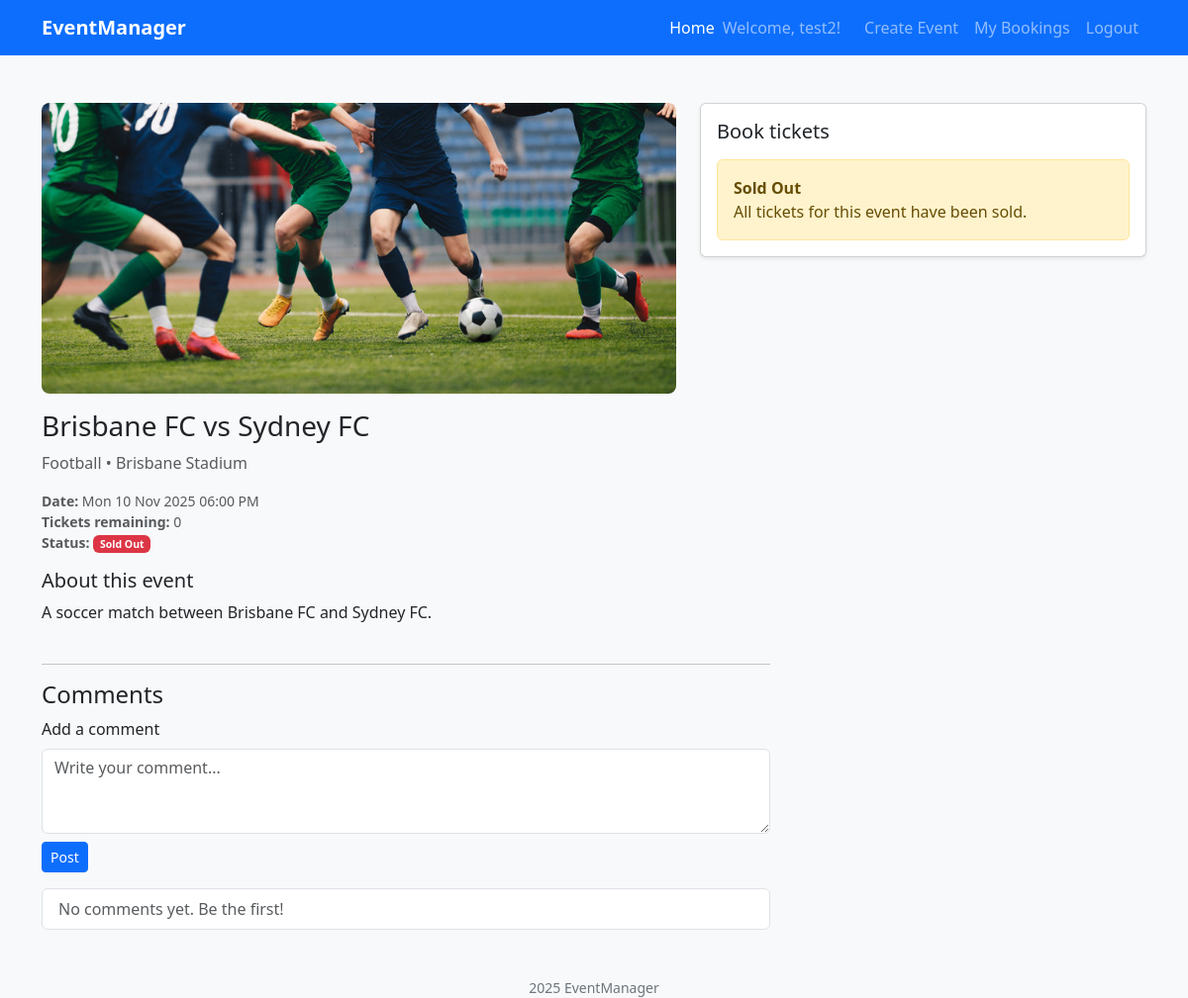
The page /event/1 (signed in) on the database its author committed.
### website/models.py (models this page shows)
class User(db.Model, UserMixin):
    __tablename__ = 'users'
    id = db.Column(db.Integer,primary_key=True)
    username = db.Column(db.String(100), index=True, unique=True, nullable=False)
    fullname = db.Column(db.String(100))
    emailid = db.Column(db.String(100), index=True, nullable=False)
    address = db.Column(db.String(50))
    contact = db.Column(db.Integer)
    password_hash = db.Column(db.String(255), nullable=False)
    comments = db.relationship('Comment', backref='user')
    orders = db.relationship('Order', backref='user')

class Event(db.Model):
    __tablename__ = 'event'
    id = db.Column(db.Integer, primary_key=True)
    eventname = db.Column(db.String(80)) #
    category = db.Column(db.String(80)) #picklist
    description = db.Column(db.String(250))
    eventdate = db.Column (db.DateTime) #need to be adjusted
    starttime = db.Column (db.DateTime) #need to be adjusted
    endtime = db.Column (db.DateTime) #need to be adjusted
    venue = db.Column(db.String(80))
    image = db.Column(db.String(80))
    numticket = db.Column (db.Integer)
    orders = db.relationship('Order', backref='event')
    owner_id = db.Column(db.Integer, db.ForeignKey('users.id'), nullable=False)
    status   = db.Column(db.String(20), default='Open')
    comments = db.relationship(
    'Comment',
    backref='event',
    lazy='dynamic',
    cascade='all, delete-orphan',
    order_by="desc(Comment.created_at)")

### website/views.py (the view, shortened to what this page needs)
@main_bp.route('/event/<int:event_id>', methods=['GET', 'POST'])
def event(event_id):
    form = BookingForm()
    comment_form = CommentForm()
    ev = Event.query.get_or_404(event_id)
    ticket_prices = {
            'Standard': 50.0,
            'Premium': 100.0,
            'Family': 150.0
        }
    comments = ev.comments.all()
    return render_template(
        'event.html',
        event=ev,
        comment_form=comment_form,
        comments=comments,
        booking_form=form,
        ticket_prices=ticket_prices
    )

### website/forms.py
class BookingForm(FlaskForm):
    ticketQty = IntegerField("Number of Tickets", validators=[InputRequired()])
    ticketType = SelectField("Ticket Type", choices=[("Standard", "Standard"), ("Premium", "Premium"), ("Family", "Family")], validators=[InputRequired()])
    submit = SubmitField("Book Now")

class CommentForm(FlaskForm):
    text = TextAreaField(
        "Add a comment",
        validators=[InputRequired(), Length(max=400)]
    )
    submit = SubmitField("Post")

### website/templates/event.html (shortened to what this page needs)
{% extends "base.html" %}
{% block content %}
<section class="container py-5">
  <div class="row g-4 align-items-start">
    <div class="col-12 col-lg-7">
      {% if event and event.image %}
        {% if event.image.startswith('http') %}
          <img src="{{ event.image }}" class="w-100 rounded-3 mb-3" alt="{{ event.eventname }}">
        {% else %}
          <img src="{{ url_for('static', filename='img/' ~ event.image) }}" class="w-100 rounded-3 mb-3" alt="{{ event.eventname }}">
        {% endif %}
      {% endif %}
      <h1 class="h3 mb-2">{{ event.eventname if event else 'Event' }}</h1>
      <p class="text-muted mb-3">
        {% if event %}{{ event.category }} • {{ event.venue }}{% endif %}
      </p>
      <ul class="list-unstyled small text-muted">
        {% if event and event.eventdate %}
          <li><strong>Date:</strong> {{ event.eventdate.strftime('%a %d %b %Y %I:%M %p') }}</li>
        {% endif %}
        {% if event and event.numticket is not none %}
          <li><strong>Tickets remaining:</strong> {{ event.numticket }}</li>
        {% endif %}
        {% if event %}
          <li><strong>Status:</strong>
            <span class="badge
              {% if event.status == 'Open' %}bg-success
              {% elif event.status == 'Sold Out' %}bg-danger
              {% else %}bg-secondary{% endif %}">
              {{ event.status }}
            </span>
          </li>
        {% endif %}
      </ul>
      {% if event and event.description %}
        <div class="mt-3">
          <h2 class="h5">About this event</h2>
          <p class="mb-0">{{ event.description }}</p>
        </div>
      {% endif %}
    </div>
    <div class="col-12 col-lg-5">
      <div class="card shadow-sm sticky-lg">
        <div class="card-body">
          <h2 class="h5 mb-3">Book tickets</h2>
          {% if event %}
            {% if event.status == 'Open' and event.numticket > 0 %}
            <form method="post" action="{{ url_for('main.event', event_id=event.id) }}">
              {{ booking_form.hidden_tag() }}
              <input type="hidden" name="event_id" value="{{ event.id }}">
              <div class="mb-3 p-3 bg-light rounded">
                <h6 class="mb-2">Ticket Prices</h6>
                <ul class="list-unstyled small mb-0">
                  <li><strong>Standard:</strong> ${{ "%.0f"|format(ticket_prices.Standard) }} / ticket</li>
                  <li><strong>Premium:</strong> ${{ "%.0f"|format(ticket_prices.Premium) }} / ticket</li>
                  <li><strong>Family:</strong> ${{ "%.0f"|format(ticket_prices.Family) }} / ticket</li>
                </ul>
                <div class="mt-2 text-muted small"><em>Total is calculated on booking</em></div>
              </div>
              <div class="mb-3">
                {{ booking_form.ticketQty.label(class="form-label") }}
                {{ booking_form.ticketQty(class="form-control", max=event.numticket) }}
                <div class="form-text">Enter number of tickets (1–{{ event.numticket }})</div>
              </div>
              <div class="mb-3">
                {{ booking_form.ticketType.label(class="form-label") }}
                {{ booking_form.ticketType(class="form-select") }}
                <div class="form-text">Choose your ticket type</div>
              </div>
              {{ booking_form.submit(class="btn btn-primary w-100") }}
            </form>
            {% else %}
            <div class="alert alert-warning mb-0">
              {% if event.status == 'Cancelled' %}
                <strong>Event Cancelled</strong><br>
                This event has been cancelled and is no longer available for booking.
              {% elif event.status == 'Sold Out' or event.numticket == 0 %}
                <strong>Sold Out</strong><br>
                All tickets for this event have been sold.
              {% elif event.status == 'Inactive' %}
                <strong>Event Ended</strong><br>
                This event has already occurred and is no longer available for booking.
              {% else %}
                <strong>Booking Unavailable</strong><br>
                This event is not currently available for booking.
              {% endif %}
            </div>
            {% endif %}
          {% else %}
            <p class="text-muted mb-0">This event is not available for booking.</p>
          {% endif %}
        </div>
      </div>
    </div>
  </div>
  <div class="row mt-4">
    <div class="col-12 col-lg-8">
      <hr>
      <h4>Comments</h4>
      {% if current_user.is_authenticated %}
      <form method="POST" action="{{ url_for('main.event', event_id=event.id) }}" class="mb-3">
        <div class="mb-2">
          {{ comment_form.text.label(class="form-label") }}
          {{ comment_form.text(class="form-control", rows="3", placeholder="Write your comment...") }}
        </div>
        {{ comment_form.submit(class="btn btn-primary btn-sm") }}
      </form>
      {% else %}
        <p class="text-muted">Please <a href="{{ url_for('auth.login') }}">log in</a> to comment.</p>
      {% endif %}
      <ul class="list-group mt-3">
        {% for c in comments %}
          <li class="list-group-item">
            <div class="d-flex justify-content-between">
              <strong>{{ c.user.username }}</strong>
              <small class="text-muted">{{ c.created_at.strftime('%d %b %Y %H:%M') if c.created_at }}</small>
            </div>
            <div class="mt-1">{{ c.text | e }}</div>
          </li>
        {% else %}
          <li class="list-group-item text-muted">No comments yet. Be the first!</li>
        {% endfor %}
      </ul>
    </div>
  </div>
</section>
{% endblock %}

### website/templates/base.html (shortened to what this page needs)
<html>
<head>
    <link href="https://cdn.jsdelivr.net/npm/bootstrap@5.3.2/dist/css/bootstrap.min.css" rel="stylesheet">
    <link rel="stylesheet" href="{{ url_for('static', filename='style/style.css')}}">
</head>
<body>
    {% block header %}
<nav class="navbar navbar-expand-lg navbar-dark bg-primary">
  <div class="container">
    <a class="navbar-brand" href="{{ url_for('main.index')}}">EventManager</a>
    <div id="nav" class="collapse navbar-collapse">
      <ul class="navbar-nav ms-auto">
        <li class="nav-item"><a class="nav-link active" href="{{ url_for('main.index')}}">Home</a></li>
         {% if current_user.is_authenticated %}
         <li class="nav-item me-3 d-flex align-items-center">
           <span class="navbar-text">Welcome, {{ current_user.username }}!</span>
          </li>
         <li class="nav-item"><a class="nav-link" href="{{ url_for('main.create')}}">Create Event</a></li>
         <li class="nav-item"><a class="nav-link" href="{{ url_for('main.history')}}">My Bookings</a></li>
         <li class="nav-item"><a class="nav-link" href="{{ url_for('auth.logout')}}">Logout</a></li>
          {% else %}
         <li class="nav-item"><a class="nav-link" href="{{ url_for('auth.login')}}">Login</a></li>
          {% endif %}
      </ul>
    </div>
  </div>
</nav>
        {% endblock %}
    {% block content %}
    {% endblock %}
    <footer class="footer">
             <div class="container text-center small">2025 EventManager</div>
    </footer>
</body>
</html>

### website/static/style/style.css (style rules this page uses)
body { background-color: #f8f9fa; }
.navbar-brand { font-weight: 700; }
footer .small { color: #6c757d; }

### rows shown on the page
User: username "test2"
Event: image (picture), eventname "Brisbane FC vs Sydney FC", category "Football", venue "Brisbane Stadium", eventdate "Mon 10 Nov 2025 06:00 PM", numticket "0", status "Sold Out", description "A soccer match between Brisbane FC and Sydney FC."

### other values the page prints
{{ comment_form.text.label(class="form-label") }} "Add a comment"
